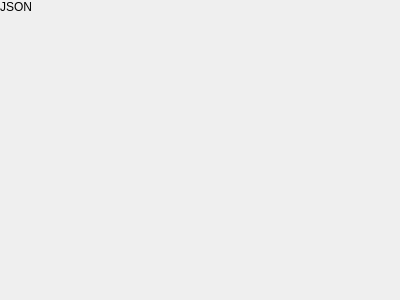
<?xml version="1.0" encoding="UTF-8"?>
<ui version="4.0">
 <class>JsonBodyWidget</class>
 <widget class="QWidget" name="JsonBodyWidget">
  <property name="geometry">
   <rect>
    <x>0</x>
    <y>0</y>
    <width>400</width>
    <height>300</height>
   </rect>
  </property>
  <property name="windowTitle">
   <string>Form</string>
  </property>
  <layout class="QVBoxLayout" name="verticalLayout_2">
   <property name="spacing">
    <number>0</number>
   </property>
   <property name="leftMargin">
    <number>0</number>
   </property>
   <property name="topMargin">
    <number>0</number>
   </property>
   <property name="rightMargin">
    <number>0</number>
   </property>
   <property name="bottomMargin">
    <number>0</number>
   </property>
   <item>
    <layout class="QVBoxLayout" name="verticalLayout">
     <item>
      <widget class="tSubtitleLabel" name="subtitleLabel">
       <property name="text">
        <string>JSON</string>
       </property>
       <property name="margin">
        <number>9</number>
       </property>
      </widget>
     </item>
    </layout>
   </item>
   <item>
    <widget class="CompleteTextEditor" name="editor" native="true">
     <property name="sizePolicy">
      <sizepolicy hsizetype="Preferred" vsizetype="Expanding">
       <horstretch>0</horstretch>
       <verstretch>0</verstretch>
      </sizepolicy>
     </property>
    </widget>
   </item>
  </layout>
 </widget>
 <customwidgets>
  <customwidget>
   <class>tSubtitleLabel</class>
   <extends>QLabel</extends>
   <header location="global">tsubtitlelabel.h</header>
  </customwidget>
  <customwidget>
   <class>CompleteTextEditor</class>
   <extends>QWidget</extends>
   <header location="global">completetexteditor.h</header>
   <container>1</container>
  </customwidget>
 </customwidgets>
 <resources/>
 <connections/>
</ui>
